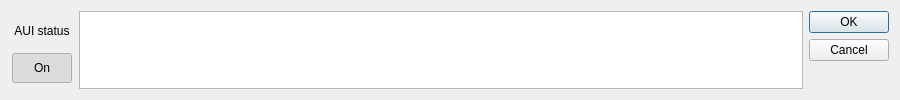
<?xml version="1.0" encoding="UTF-8"?>
<ui version="4.0">
 <class>Form</class>
 <widget class="QWidget" name="Form">
  <property name="geometry">
   <rect>
    <x>0</x>
    <y>0</y>
    <width>900</width>
    <height>100</height>
   </rect>
  </property>
  <property name="sizePolicy">
   <sizepolicy hsizetype="Minimum" vsizetype="Fixed">
    <horstretch>0</horstretch>
    <verstretch>0</verstretch>
   </sizepolicy>
  </property>
  <property name="minimumSize">
   <size>
    <width>900</width>
    <height>100</height>
   </size>
  </property>
  <property name="windowTitle">
   <string>Form</string>
  </property>
  <layout class="QHBoxLayout" name="horizontalLayout_3">
   <item>
    <layout class="QVBoxLayout" name="verticalLayout_2">
     <property name="spacing">
      <number>3</number>
     </property>
     <property name="margin">
      <number>1</number>
     </property>
     <item>
      <widget class="QLabel" name="label">
       <property name="sizePolicy">
        <sizepolicy hsizetype="Maximum" vsizetype="Preferred">
         <horstretch>0</horstretch>
         <verstretch>0</verstretch>
        </sizepolicy>
       </property>
       <property name="maximumSize">
        <size>
         <width>60</width>
         <height>30</height>
        </size>
       </property>
       <property name="text">
        <string>AUI status</string>
       </property>
       <property name="scaledContents">
        <bool>true</bool>
       </property>
       <property name="alignment">
        <set>Qt::AlignCenter</set>
       </property>
       <property name="wordWrap">
        <bool>true</bool>
       </property>
      </widget>
     </item>
     <item>
      <widget class="QPushButton" name="pushButton">
       <property name="sizePolicy">
        <sizepolicy hsizetype="Fixed" vsizetype="Fixed">
         <horstretch>0</horstretch>
         <verstretch>0</verstretch>
        </sizepolicy>
       </property>
       <property name="minimumSize">
        <size>
         <width>60</width>
         <height>30</height>
        </size>
       </property>
       <property name="maximumSize">
        <size>
         <width>60</width>
         <height>30</height>
        </size>
       </property>
       <property name="mouseTracking">
        <bool>true</bool>
       </property>
       <property name="text">
        <string>On</string>
       </property>
       <property name="checkable">
        <bool>true</bool>
       </property>
       <property name="checked">
        <bool>true</bool>
       </property>
      </widget>
     </item>
    </layout>
   </item>
   <item>
    <widget class="QTextBrowser" name="textBrowser">
     <property name="sizePolicy">
      <sizepolicy hsizetype="Preferred" vsizetype="Minimum">
       <horstretch>0</horstretch>
       <verstretch>0</verstretch>
      </sizepolicy>
     </property>
     <property name="minimumSize">
      <size>
       <width>700</width>
       <height>60</height>
      </size>
     </property>
     <property name="maximumSize">
      <size>
       <width>900</width>
       <height>100</height>
      </size>
     </property>
     <layout class="QHBoxLayout" name="horizontalLayout"/>
    </widget>
   </item>
   <item>
    <widget class="QDialogButtonBox" name="buttonBox">
     <property name="orientation">
      <enum>Qt::Vertical</enum>
     </property>
     <property name="standardButtons">
      <set>QDialogButtonBox::Cancel|QDialogButtonBox::Ok</set>
     </property>
    </widget>
   </item>
  </layout>
 </widget>
 <resources/>
 <connections/>
</ui>
